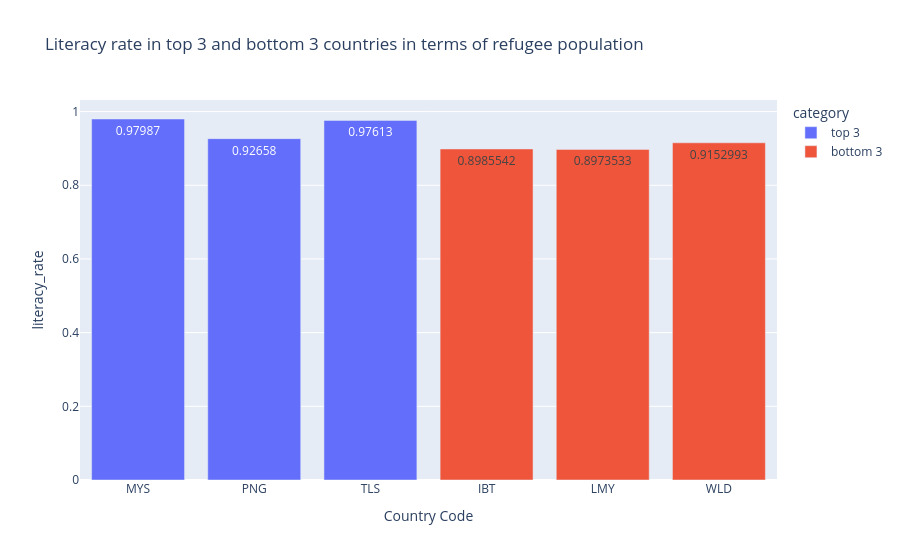

Here is the notebook cell this chart was saved with:
### Code cell
social_dev_4=social_dev_3.copy()
social_dev_4.rename(columns={'Literacy rate, youth (ages 15-24), gender parity index (GPI)': 'literacy_rate',
                             'Refugee population by country or territory of origin': 'Refugee population'}, inplace=True)
social_dev_5=social_dev_4[social_dev_4['literacy_rate']<=1].groupby('Country Code')[['literacy_rate', 'Refugee population']].mean().dropna().sort_values(by='Refugee population')
social_dev_5=social_dev_5[social_dev_5['literacy_rate']<=1]
partial=pd.concat([social_dev_5.head(3).assign(category='top 3'), social_dev_5.tail(3).assign(category='bottom 3')])
px.bar(partial.reset_index(), x='Country Code', y='literacy_rate',
        color='category', text_auto=True, title='Literacy rate in top 3 and bottom 3 countries in terms of refugee population')

### Figure 1 — Plotly figure (JSON) as saved in the notebook; plotly's stock layout.template omitted (floating-point values rounded to 4 significant figures)
{"data": [{"alignmentgroup": "True", "hovertemplate": "category=top 3<br>Country Code=%{x}<br>literacy_rate=%{y}<extra></extra>", "legendgroup": "top 3", "marker": {"color": "#636efa", "pattern": {"shape": ""}}, "name": "top 3", "offsetgroup": "top 3", "orientation": "v", "showlegend": true, "textposition": "auto", "texttemplate": "%{y}", "type": "bar", "x": ["MYS", "PNG", "TLS"], "xaxis": "x", "y": [0.9799, 0.9266, 0.9761], "yaxis": "y"}, {"alignmentgroup": "True", "hovertemplate": "category=bottom 3<br>Country Code=%{x}<br>literacy_rate=%{y}<extra></extra>", "legendgroup": "bottom 3", "marker": {"color": "#EF553B", "pattern": {"shape": ""}}, "name": "bottom 3", "offsetgroup": "bottom 3", "orientation": "v", "showlegend": true, "textposition": "auto", "texttemplate": "%{y}", "type": "bar", "x": ["IBT", "LMY", "WLD"], "xaxis": "x", "y": [0.8986, 0.8974, 0.9153], "yaxis": "y"}], "layout": {"barmode": "relative", "legend": {"title": {"text": "category"}, "tracegroupgap": 0}, "title": {"text": "Literacy rate in top 3 and bottom 3 countries in terms of refugee population"}, "xaxis": {"anchor": "y", "domain": [0, 1], "title": {"text": "Country Code"}}, "yaxis": {"anchor": "x", "domain": [0, 1], "title": {"text": "literacy_rate"}}}}
